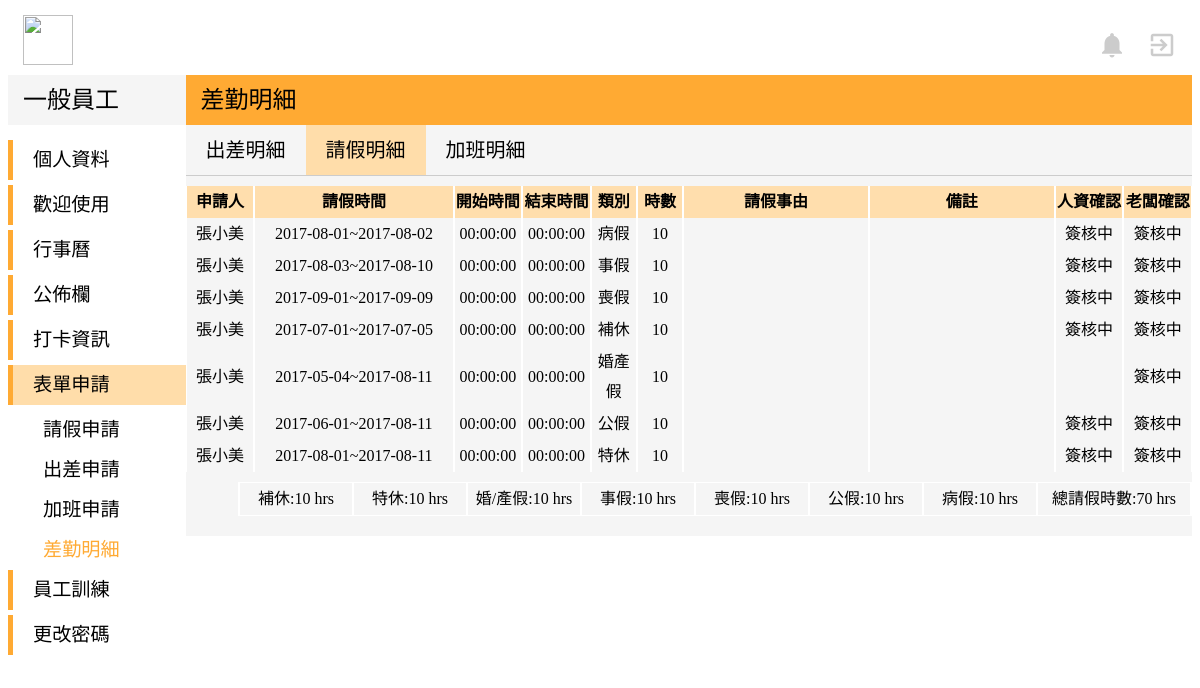
Page /user-Model/user_leave_list.php (signed in) on the committed database.
### tables this page shows
CREATE TABLE `leave` (
  `id` int(11) NOT NULL,
  `l_sn` varchar(15) NOT NULL,
  `l_name` varchar(30) NOT NULL,
  `l_startDate` date NOT NULL,
  `l_startTime` time NOT NULL,
  `l_endDate` date NOT NULL,
  `l_endTime` time NOT NULL,
  `l_month` varchar(2) NOT NULL,
  `l_type` varchar(30) NOT NULL,
  `l_compensatoryLevae` varchar(30) NOT NULL,
  `l_annualLeave` varchar(30) NOT NULL,
  `l_marriageLeave` varchar(30) NOT NULL,
  `l_officialLeave` varchar(30) NOT NULL,
  `l_personalLeave` varchar(30) NOT NULL,
  `l_funeralLeave` varchar(30) NOT NULL,
  `l_sickLeave` varchar(30) NOT NULL,
  `l_hrs` varchar(30) NOT NULL,
  `l_state` varchar(30) NOT NULL,
  `l_comment` varchar(30) NOT NULL,
  `l_hrCheck` varchar(30) NOT NULL DEFAULT '簽核中',
  `l_bossCheck` varchar(30) NOT NULL DEFAULT '簽核中',
  `l_applyDate` timestamp NOT NULL DEFAULT CURRENT_TIMESTAMP
);

### user-Model/user_leave_list.php (the view, shortened to what this page needs)
<!DOCTYPE html>
<?php
$servername = "localhost";
$username = "root";
$password = "root";
$dbname = "peopleresource";
try {
    $conn = mysqli_connect($servername,$username ,$password,$dbname);
    $sql = "SELECT * FROM `leave` WHERE l_name='".$_SESSION['name']."'";
    $result = mysqli_query($conn,$sql);
    }
catch(PDOException $e)
    {
    echo $sql . "<br>" . $e->getMessage();
    }
?>
<html>
<head>
</head>
<body>
	<link rel="stylesheet" href="../view/indexStyle.css">
</head>
<body>
  <div class="top">
		<img class="titleImg" src="http://www.lctech.com.tw/wp-content/uploads/bfi_thumb/%E6%9C%AA%E5%91%BD%E5%90%8D-1-%E6%8B%B7%E8%B2%9D-31w65e1o8bhj94p9q5patm@2x.png" width="50" height="50">
		<a href="../Controller/log_logout.php">
			<i id="topIcon" class="material-icons" >exit_to_app</i>
		</a>
		<a href="#">
			<i id="topIcon" class="material-icons">notifications</i>
		</a>
	</div>
	<div class="down">
			<div class="left">
				<div class="left-top">
					<p class="left-top-title">一般員工</p>
				</div>
				<div class="left-bottom">
					<div class="left-title" >
						<a href="user_profile.php" style="margin:auto 20px">個人資料</a>
					</div>
					<div class="left-title">
						<a href="user_introduction.php" style="margin:auto 20px">歡迎使用</a>
					</div>
					<div class="left-title">
						<a href="user_index.php"style="margin:auto 20px">行事曆</a>
					</div>
					<div class="left-title">
						<a href="user_news.php" style="margin:auto 20px">公佈欄</a>
					</div>
					<div class="left-title">
						<a href="#" style="margin:auto 20px">打卡資訊</a>
					</div>
					<div class="left-title" style="background-color:#FFDDAA">
						<p style="margin:auto 20px">表單申請</p>
					</div>
						<div  class="left-list">
							<a href="user_leave.php" style="margin:auto 35px">請假申請</a>
						</div>
						<div class="left-list">
							<a href="user_bTrip.php" style="margin:auto 35px">出差申請</a>
						</div>
						<div class="left-list">
							<a href="user_overtime.php" style="margin:auto 35px">加班申請</a>
						</div>
						<div class="left-list">
							<p style="margin:auto 35px;color:#FFAA33;font-weight:500">差勤明細</p>
						</div>
					<div class="left-title">
						<a href="#" style="margin:auto 20px">員工訓練</a>
					</div>
          <div class="left-title">
            <a href="#" style="margin:auto 20px">更改密碼</a>
          </div>
				</div>
			</div>
		 <div class="right">
		  <div class="right-top">
			  <p class="right-top-title">差勤明細</p>
		  </div>
      <div class="right-bottom">
        <div style="width:100%;height:50px;margin:auto;;border-bottom:solid 1px #CCC;">
          <div style="float:left">
            <a href="user_bTrip_list.php" class="right-title">出差明細</a>
          </div>
          <div style="float:left;background-color:#FFDDAA">
            <p class="right-title">請假明細</p>
          </div>
          <div style="float:left">
            <a href="user_overtime_list.php" class="right-title">加班明細</a>
          </div>
        </div>
			  <div>
      		<table cellspacing="0">
            <th>申請人</th>
      			<th>請假時間</th>
      			<th>開始時間</th>
      			<th>結束時間</th>
      			<th>類別</th>
      			<th>時數</th>
      			<th>請假事由</th>
      			<th>備註</th>
      			<th>人資確認</th>
      			<th>老闆確認</th>
        		<?php
        		while($row = mysqli_fetch_array($result)) {
        		?>
            <tr>
        			<td style="width:70px"><?php echo $row["l_name"]; ?></td>
        			<td style="width:215px"><?php echo $row["l_startDate"]; ?>~<?php echo $row["l_endDate"];?></td>
        			<td style="width:70px"><?php echo $row["l_startTime"];?></td>
        			<td style="width:70px"><?php echo $row["l_endTime"];?></td>
        			<td style="width:45px"><?php echo $row["l_type"]?></td>
        			<td style="width:45px"><?php echo $row["l_hrs"];?></td>
        			<td style="width:200px"><?php echo $row["l_state"];?></td>
        			<td style="width:200px"><?php echo $row["l_comment"];?></td>
        			<td style="width:70px"><?php echo $row["l_hrCheck"]; ?></td>
        			<td style="width:70px"><?php echo $row["l_bossCheck"]; ?></td>
        		</tr>
        		<?php } ?>
		      </table>
		<?php
		$servername = "localhost";
		$username = "root";
		$password = "root";
		$dbname = "peopleresource";
		try {
		    $conn = mysqli_connect($servername,$username ,$password,$dbname);
		    $sql = "SELECT SUM(`l_compensatoryLevae`),SUM(`l_annualLeave`),SUM(`l_marriageLeave`),SUM(`l_personalLeave`),SUM(`l_funeralLeave`),SUM(`l_officialLeave`),SUM(`l_sickLeave`) FROM `leave` WHERE l_name='".$_SESSION['name']."'";
		    $result = mysqli_query($conn,$sql);
		    }
		catch(PDOException $e)
		    {
		    echo $sql . "<br>" . $e->getMessage();
		    }
		 $row = mysqli_fetch_array($result) ?>
          <table cellspacing="0" style="border:solid 1px white;margin-top:10px;float:right;">
        		<td style="width:110px">補休:<?php echo $row["SUM(`l_compensatoryLevae`)"]; ?>  hrs</td>
        		<td style="width:110px">特休:<?php echo $row["SUM(`l_annualLeave`)"];?>  hrs</td>
        		<td style="width:110px">婚/產假:<?php echo $row["SUM(`l_marriageLeave`)"];?>  hrs</td>
        		<td style="width:110px">事假:<?php echo $row["SUM(`l_personalLeave`)"];?>  hrs</td>
        		<td style="width:110px">喪假:<?php echo $row["SUM(`l_funeralLeave`)"];?>  hrs</td>
        		<td style="width:110px">公假:<?php echo $row["SUM(`l_officialLeave`)"];?>  hrs</td>
        		<td style="width:110px">病假:<?php echo $row["SUM(`l_sickLeave`)"];?>  hrs</td>
            <td style="width:150px">總請假時數:<?php echo $row["SUM(`l_compensatoryLevae`)"]+$row["SUM(`l_annualLeave`)"]+$row["SUM(`l_marriageLeave`)"]+$row["SUM(`l_personalLeave`)"]+$row["SUM(`l_funeralLeave`)"]+$row["SUM(`l_officialLeave`)"]+$row["SUM(`l_sickLeave`)"];?>  hrs</td>
        	</table>
        </div>
      </div>
    </div>
  </div>
</body>
</html>

### view/indexStyle.css (style rules this page uses)
a { text-decoration:none; }
a:link { color: black; }
.top { width:100%; height:60px; background-color:white; margin-top:15px; }
.titleImg { float:left; margin-left:15px; }
#topIcon { margin-top:15px; margin-right:15px; margin-left:5px; float:right; font-size:30px; color:#CCC; }
.down { width:100%; height:auto; background-color:white; margin:auto; }
.left { width:15%; height:auto; background-color:white; margin:auto; float:left; }
.left-top { width:100%; height:50px; background-color:#F5F5F5; margin:auto; }
.left-top-title { line-height:50px; font-family:Microsoft JhengHei; font-size:150%; margin:auto 15px; font-weight: 500; }
.left-bottom { margin-top: 15px; }
.left-title { width:100%; height:40px; text-align:left; font-family:Microsoft JhengHei; border-left:solid 5px #FFAA33; margin-bottom:5px; line-height:40px; font-size:120%; }
.left-list { width:100%; height:40px; text-align:left; font-family:Microsoft JhengHei; font-size:18px; color:#666666; font-size:120%; line-height:40px; font-weight: 300; }
.right { width:85%; height:auto; background-color:#F5F5F5; margin:auto; float:right; padding-bottom: 20px; }
.right-top { width:100%; height:50px; background-color:#FFAA33; margin:auto; }
.right-top-title { line-height:50px; font-family:Microsoft JhengHei; font-size:150%; margin:auto 15px; font-weight: 500; }
.right-title { line-height:50px; margin:auto 20px; font-size:20px; font-family: Microsoft JhengHei; }
table { margin-top:10px; font-family:Microsoft JhengHei; font-size:16px; line-height:30px; table-layout:fixed; word-wrap:break-word; word-break: break-all; }
td,th,tr { font-family:Microsoft JhengHei; font-size:16px; text-align:center; }

### user-Model/user_leave_list.php (style rules this page uses)
th { background-color:#FFDEAD; }
td,tr,th { border-left: solid 1px white; border-right: solid 1px white; }

### rows in the picture
leave: l_name "張小美", l_startDate "2017-08-01", l_endDate "2017-08-02", l_startTime "00:00:00", l_endTime "00:00:00", l_type "病假", l_hrs "10", l_hrCheck "簽核中", l_bossCheck "簽核中"
leave: l_name "張小美", l_startDate "2017-08-03", l_endDate "2017-08-10", l_startTime "00:00:00", l_endTime "00:00:00", l_type "事假", l_hrs "10", l_hrCheck "簽核中", l_bossCheck "簽核中"
leave: l_name "張小美", l_startDate "2017-09-01", l_endDate "2017-09-09", l_startTime "00:00:00", l_endTime "00:00:00", l_type "喪假", l_hrs "10", l_hrCheck "簽核中", l_bossCheck "簽核中"
leave: l_name "張小美", l_startDate "2017-07-01", l_endDate "2017-07-05", l_startTime "00:00:00", l_endTime "00:00:00", l_type "補休", l_hrs "10", l_hrCheck "簽核中", l_bossCheck "簽核中"
leave: l_name "張小美", l_startDate "2017-05-04", l_endDate "2017-08-11", l_startTime "00:00:00", l_endTime "00:00:00", l_type "婚產假", l_hrs "10", l_bossCheck "簽核中"
leave: l_name "張小美", l_startDate "2017-06-01", l_endDate "2017-08-11", l_startTime "00:00:00", l_endTime "00:00:00", l_type "公假", l_hrs "10", l_hrCheck "簽核中", l_bossCheck "簽核中"
leave: l_name "張小美", l_startDate "2017-08-01", l_endDate "2017-08-11", l_startTime "00:00:00", l_endTime "00:00:00", l_type "特休", l_hrs "10", l_hrCheck "簽核中", l_bossCheck "簽核中"

### other values in the picture
$row["SUM(`l_compensatoryLevae`)"] "10"
$row["SUM(`l_annualLeave`)"] "10"
$row["SUM(`l_marriageLeave`)"] "10"
$row["SUM(`l_personalLeave`)"] "10"
$row["SUM(`l_funeralLeave`)"] "10"
$row["SUM(`l_officialLeave`)"] "10"
$row["SUM(`l_sickLeave`)"] "10"
